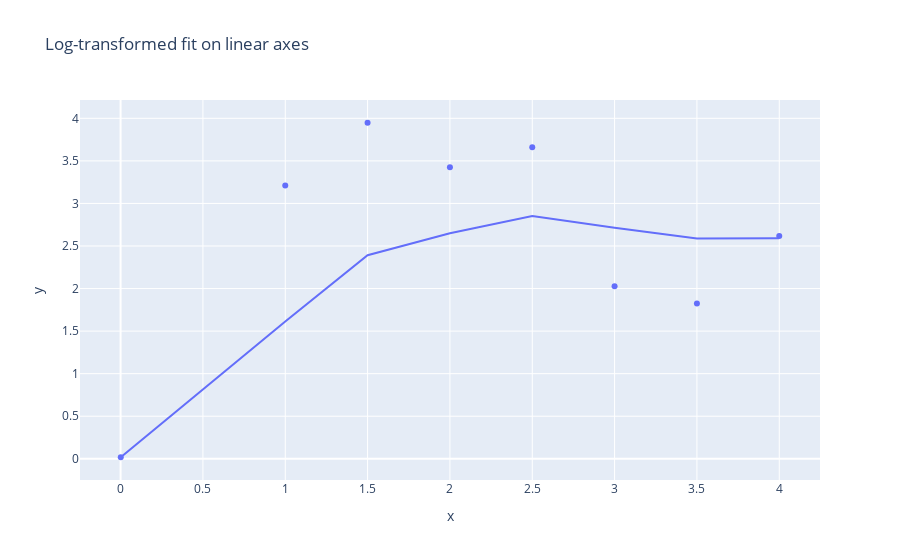

Notebook cell for this chart:
### Code cell
import plotly.express as px

df = px.data.gapminder(year=2007)
fig = px.scatter(df, x=x, y=y, trendline="expanding", 
                 title="Log-transformed fit on linear axes")
fig.show()

### Figure 1 — Plotly figure (JSON) as saved in the notebook; plotly's stock layout.template omitted (floating-point values rounded to 4 significant figures)
{"data": [{"hovertemplate": "x=%{x}<br>y=%{y}<extra></extra>", "legendgroup": "", "marker": {"color": "#636efa", "symbol": "circle"}, "mode": "markers", "name": "", "orientation": "v", "showlegend": false, "type": "scatter", "x": [0.001, 1, 1.5, 2, 2.5, 3, 3.5, 4], "xaxis": "x", "y": [0.018, 3.21, 3.948, 3.426, 3.66, 2.028, 1.824, 2.616], "yaxis": "y"}, {"hovertemplate": "<b>Expanding mean trendline</b><br><br>x=%{x}<br>y=%{y} <b>(trend)</b><extra></extra>", "legendgroup": "", "marker": {"color": "#636efa", "symbol": "circle"}, "mode": "lines", "name": "", "showlegend": false, "type": "scatter", "x": [0.001, 1, 1.5, 2, 2.5, 3, 3.5, 4], "xaxis": "x", "y": [0.018, 1.614, 2.392, 2.651, 2.852, 2.715, 2.588, 2.591], "yaxis": "y"}], "layout": {"legend": {"tracegroupgap": 0}, "title": {"text": "Log-transformed fit on linear axes"}, "xaxis": {"anchor": "y", "domain": [0, 1], "title": {"text": "x"}}, "yaxis": {"anchor": "x", "domain": [0, 1], "title": {"text": "y"}}}}
